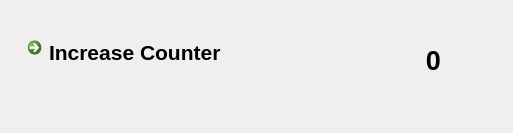
<?xml version="1.0" encoding="UTF-8"?>
<ui version="4.0">
 <class>MainWindow</class>
 <widget class="QMainWindow" name="MainWindow">
  <property name="geometry">
   <rect>
    <x>0</x>
    <y>0</y>
    <width>513</width>
    <height>133</height>
   </rect>
  </property>
  <property name="windowTitle">
   <string>MainWindow</string>
  </property>
  <widget class="QWidget" name="centralwidget">
   <widget class="QCommandLinkButton" name="commandLinkButton">
    <property name="geometry">
     <rect>
      <x>20</x>
      <y>30</y>
      <width>241</width>
      <height>48</height>
     </rect>
    </property>
    <property name="font">
     <font>
      <family>Segoe UI</family>
      <pointsize>16</pointsize>
     </font>
    </property>
    <property name="text">
     <string>Increase Counter</string>
    </property>
   </widget>
   <widget class="QLabel" name="label">
    <property name="geometry">
     <rect>
      <x>390</x>
      <y>30</y>
      <width>51</width>
      <height>61</height>
     </rect>
    </property>
    <property name="font">
     <font>
      <pointsize>20</pointsize>
      <weight>75</weight>
      <bold>true</bold>
     </font>
    </property>
    <property name="text">
     <string>0</string>
    </property>
    <property name="alignment">
     <set>Qt::AlignRight|Qt::AlignTrailing|Qt::AlignVCenter</set>
    </property>
   </widget>
  </widget>
 </widget>
 <resources/>
 <connections/>
</ui>
